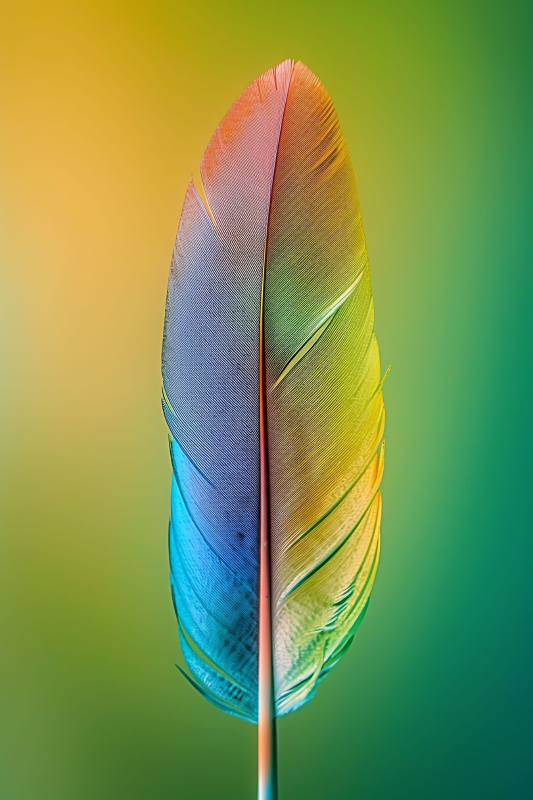
#> input picture input.jpg, 1066 x 1600 px (shown at 1/2 size)
$ python resize_image.py
#> lines starting #> are read from the running program, lines starting #| are printed output that depends on the picture
from PIL import Image

input_image_path = "input.jpg"
output_image_path = "resized.jpg"


with Image.open(input_image_path) as img:

#> img is the input picture: PIL image 1066x1600 RGB; mean R, G, B 124, 148.4, 79.7
     new_size = (400, 300)
     resized_img = img.resize(new_size)
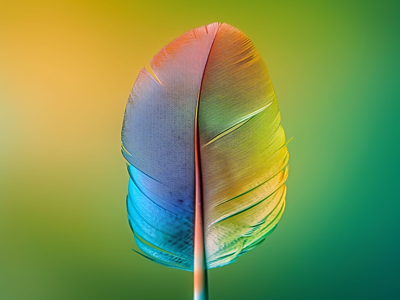
#> resized_img: PIL image 400x300 RGB; mean R, G, B 124, 148.4, 79.7
     resized_img.save(output_image_path)

print(f"Image resized and saved as {output_image_path}")
